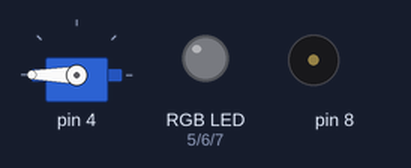
The sketch below on a simulated Arduino Uno, built with avr-gcc and run on an emulated ATmega328P. Parts: servo, an RGB LED mixed from three pins (HIGH = lit), buzzer (waves = sounding).

Above: at 0.3 s.
At 3.9 s:
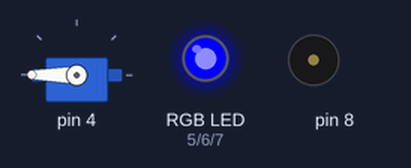
At 6.9 s:
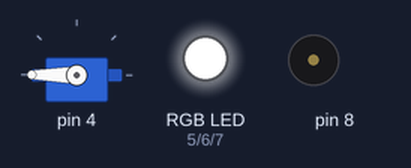
At 17.0 s:
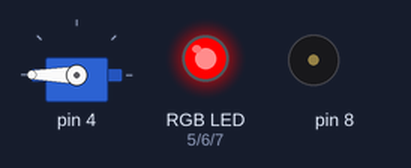
At 24.0 s:
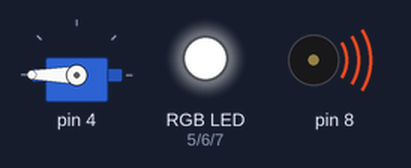
At 38.1 s:
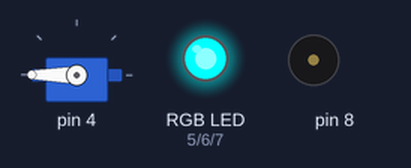
Timing chart, 0 to 40.0 s (numbered marks = the images above):
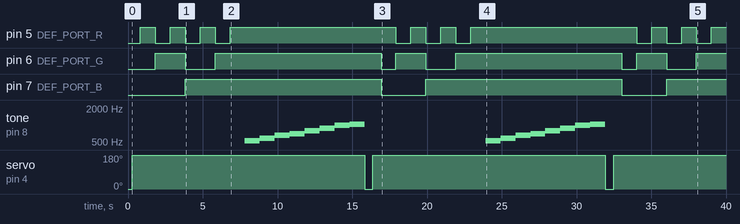

The sketch:

testActuator.ino
```cpp
/* [Actuator(구동기) 구현]
1. 모터: servo motor, DC motor
 - 0도 -> 180도 -> 0도
2. 3색 LED
 - 7개 색깔을 1초씩 출력
3. 부저(buzzer)
 - 도레미파솔라시도를 1초씩 생성
4. 모든 actuator를 클래스로 구현되어야 함
*/

//#include "DcMotor.h"
#include "RgbLed.h"
#include "MyServo.h"
#include "Buzzer.h"

//DcMotor dcMotor;
RgbLed rgbLed;
MyServo myServo;
Buzzer buzzer;

void setup() {
  // put your setup code here, to run once:
  rgbLed.setup();
  myServo.setup();
  buzzer.setup();
}

void loop() {
  // put your main code here, to run repeatedly:
  myServo.move(0);
  myServo.move(180);
  rgbLed.displayLed();
  buzzer.play(NT_DO, 1000);
  buzzer.play(NT_RE, 1000);
  buzzer.play(NT_MI, 1000);
  buzzer.play(NT_FA, 1000);
  buzzer.play(NT_SOL, 1000);
  buzzer.play(NT_LA, 1000);
  buzzer.play(NT_SI, 1000);
  buzzer.play(NT_DDO, 1000);
}
```

Buzzer.h
```cpp
#pragma once

#define DEF_BUZZER_PORT	(8)

enum NoteType
{
	NT_DO = 523, NT_RE = 587, NT_MI = 659, NT_FA = 698, NT_SOL = 784, NT_LA = 880, NT_SI = 988,
	NT_DDO = 1024
};

class Buzzer
{
public:
	Buzzer(void) { setPort(DEF_BUZZER_PORT); }
	~Buzzer() {}

	void setPort(int nPort) { m_nPort = nPort; }
	void setup(void) { initBuzzer(); }
	void play(int nNote, int nTime)
	{
		tone(m_nPort, nNote, nTime);
		delay(nTime);
	}

private:
	int m_nPort;

	void initBuzzer(void)
	{
		pinMode(m_nPort, OUTPUT);
	}
};
```

MyServo.h
```cpp
#pragma once

#include <Servo.h>

#define DEF_SERVO_PORT	(4)
//#define DEF_DC_MOTOR_PORT1	(2)
//#define DEF_DC_MOTOR_PORT2	(3)
#define SERVO_SPEED (360./1100.) // 단위: 각도/시간(msec)

class MyServo
{
public: // public member(외부 접근 가능)
	MyServo(void) { setPort(DEF_SERVO_PORT); } // 생성자(클래스가 생성될 때 호출되는 함수)
	~MyServo() {} // 파괴자(클래스가 파괴될 때 호출되는 함수)

	int getServoPos(void) const { return m_servo.read(); } // const 의미: 현재 프로퍼티를 변경시키지 않음(상수(constant)로 처리)
	void setPort(int nPort) { m_nPort = nPort; }
	void setup(void) { initMotor(); }

	void move(int nPos) // nPos: 0도 ~ 180도 범위로 입력
	{
		int nDiff = abs(nPos - getServoPos()); // 현재 모터 위치와 nPos와의 각도 차이
		int nDelay = int(nDiff / SERVO_SPEED + 0.5); // 결과: 모터 회전에 걸리는 시간(밀리초); 0.5 의미: 반올림
		m_servo.write(nPos);
		delay(nDelay);
	}

	//void move(int nPos) // nPos : 어떤 각도든지 이동; (+)이면 정방향 (-)이면 역방향
	//{
	//	int nDelay = int(abs(nPos) / SERVO_SPEED + 0.5);
	//	if (nPos >= 0) { setFwdMove(); }
	//	else { setBackMove(); }
	//	delay(nDelay);
	//	stopMotor();
	//}

private: // private member(외부 접근 불가능)
	int m_nPort; // m_: member란 뜻
	Servo m_servo; // Servo 클래스의 인스턴스를 m_servo로 선언

	void initMotor(void)
	{
		m_servo.attach(m_nPort);
	}

	//void setFwdMove(void) // forward move (정방향 이동)
	//{
	//	digitalWrite(m_nPort1, HIGH);
	//	digitalWrite(m_nPort2, LOW);
	//}

	//void setBackMove(void) // forward move (역방향 이동)
	//{
	//	digitalWrite(m_nPort1, LOW);
	//	digitalWrite(m_nPort2, HIGH);
	//}
};
```

RgbLed.h
```cpp
#pragma once

#define DEF_PORT_R	(5)
#define DEF_PORT_G	(6)
#define DEF_PORT_B	(7)

#define CHECK_R (1)
#define CHECK_G (2)
#define CHECK_B (4)

#define DELAY_LED (1000)

//CT_YELLOW == 3 =  1+2
//CT_PINK  == 5 = 1+4
//CT_CYAN == 6 = 2+4
enum ColorType
{
	CT_BLACK = 0, CT_RED, CT_GREEN, CT_YELLOW, CT_BLUE, CT_PINK
};

class RgbLed
{
public:
	RgbLed(void) { setPort(DEF_PORT_R, DEF_PORT_G, DEF_PORT_B); } // 생성자
	~RgbLed() {}	// 소멸자, 파괴자

	void setPort(int nPortR, int nPortG, int nPortB)
	{
		m_nPortR = nPortR, m_nPortG = nPortG, m_nPortB = nPortB;
	}

	void setup(void) { initLed(); }

	//7가지의 색을 출력하기 위한 함수
	void displayLed() {
		for (int i = 1; i <= 7; i++) {
			turnRgbLed(i);
			delay(DELAY_LED);
		}
	}

	void turnRed(bool bOn)
	{
		if (bOn) digitalWrite(m_nPortR, HIGH);
		else digitalWrite(m_nPortR, LOW);
	}

	void turnGreen(bool bOn)
	{
		if (bOn) digitalWrite(m_nPortG, HIGH);
		else digitalWrite(m_nPortG, LOW);
	}

	void turnBlue(bool bOn)
	{
		if (bOn) digitalWrite(m_nPortB, HIGH);
		else digitalWrite(m_nPortB, LOW);
	}

private:
	int m_nPortR, m_nPortG, m_nPortB; // RGB 포트

	void initLed(void)
	{
		pinMode(m_nPortR, OUTPUT);
		pinMode(m_nPortG, OUTPUT);
		pinMode(m_nPortB, OUTPUT);
	}

	// RGB 7가지 색
	void turnRgbLed(int nColor) {
		int nR = nColor & CHECK_R;  // &: 비트 단위 and 연산
		int nG = nColor & CHECK_G;
		int nB = nColor & CHECK_B;
		digitalWrite(DEF_PORT_R, (nR) ? HIGH : LOW);
		digitalWrite(DEF_PORT_G, (nG) ? HIGH : LOW);
		digitalWrite(DEF_PORT_B, (nB) ? HIGH : LOW);
	}
};
```

Measured:
- by itself, pin 5 (DEF_PORT_R): repeats every 16.1 s: 2 × (LOW 1.0 s, HIGH 1.0 s), LOW 1.0 s, HIGH 11.1 s
- by itself, pin 6 (DEF_PORT_G): repeats every 16.1 s: LOW 2.0 s, HIGH 11.1 s, LOW 1.0 s, HIGH 2.0 s
- by itself, pin 7 (DEF_PORT_B): alternates HIGH for 13.1 s and LOW for 3.0 s
- by itself, servo on pin 4: alternates 180° for 15.6 s and 0° for 0.55 s
- by itself, tone on pin 8: plays 523 Hz for 1.0 s, 587 Hz for 1.0 s, 659 Hz for 1.0 s, 698 Hz for 1.0 s, 784 Hz for 1.0 s, 880 Hz for 1.0 s … (16 notes in this stretch)
